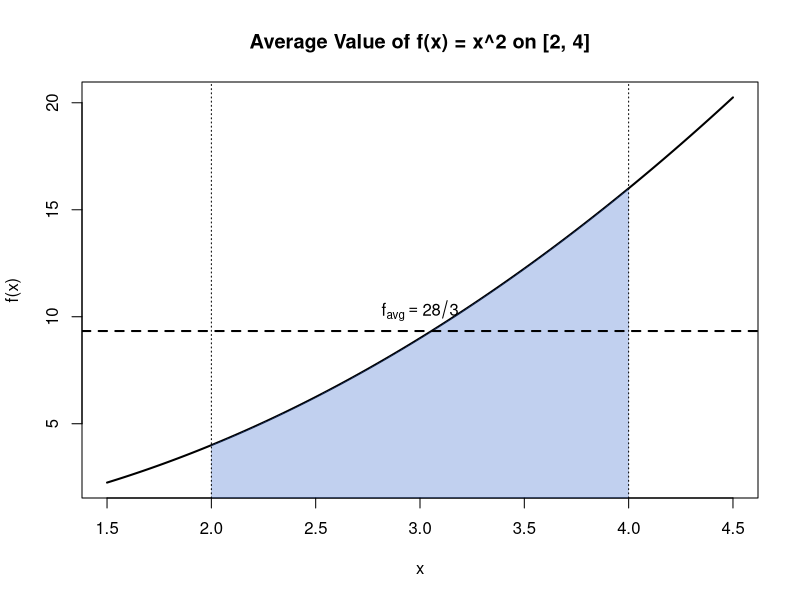
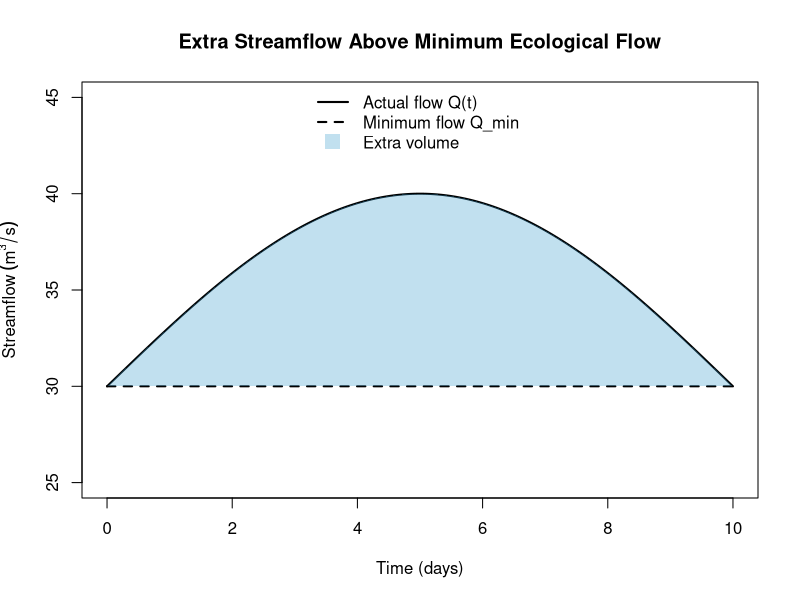
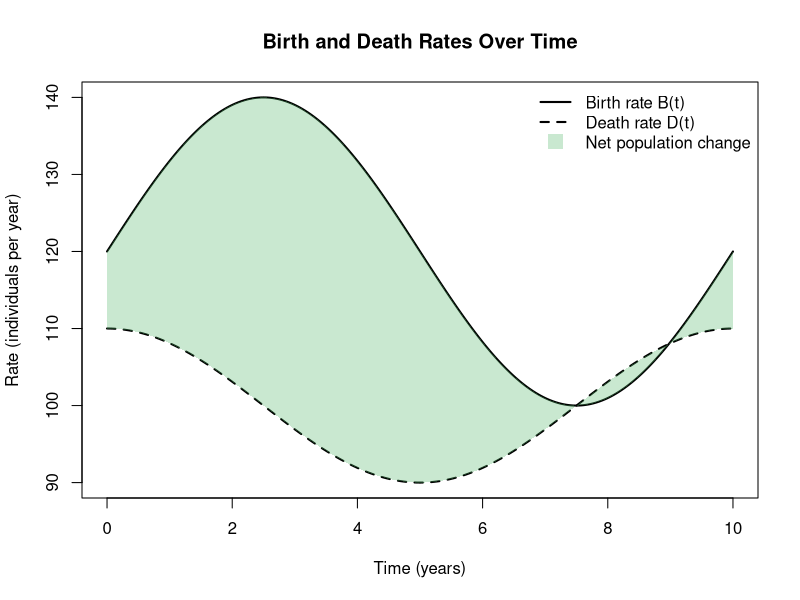
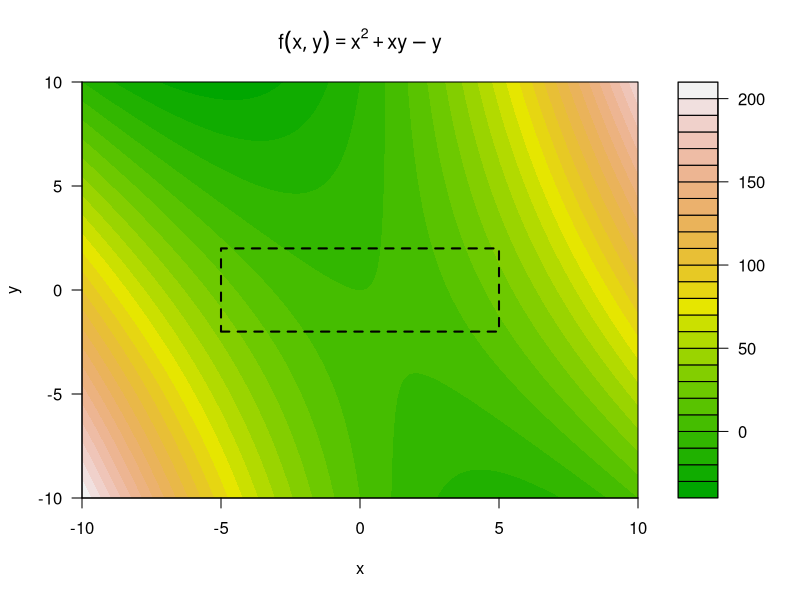
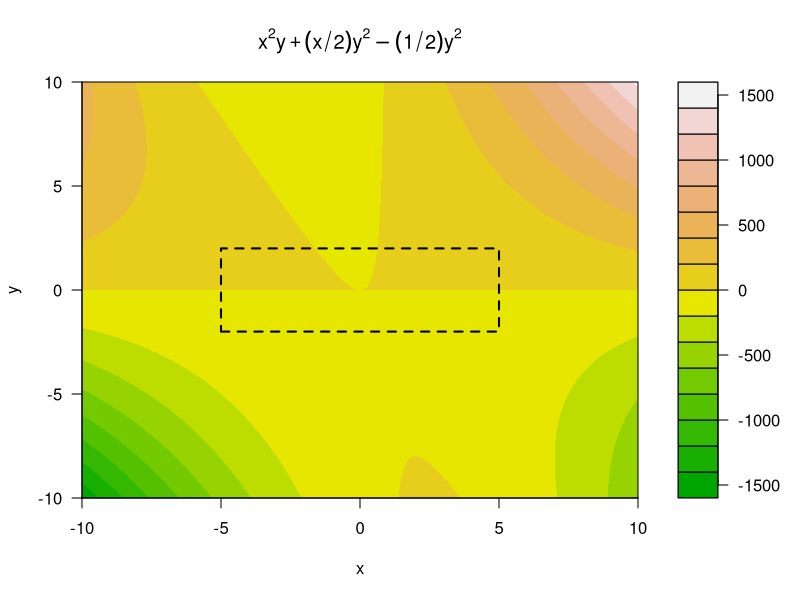
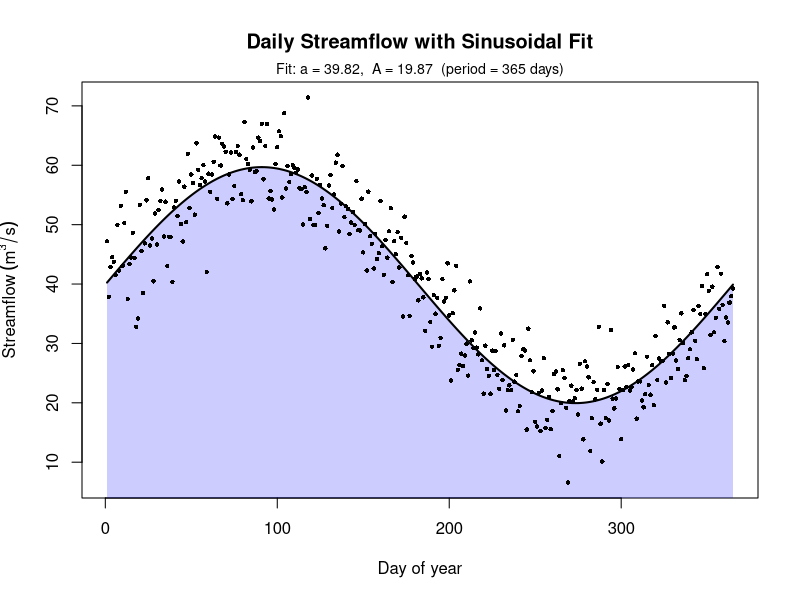
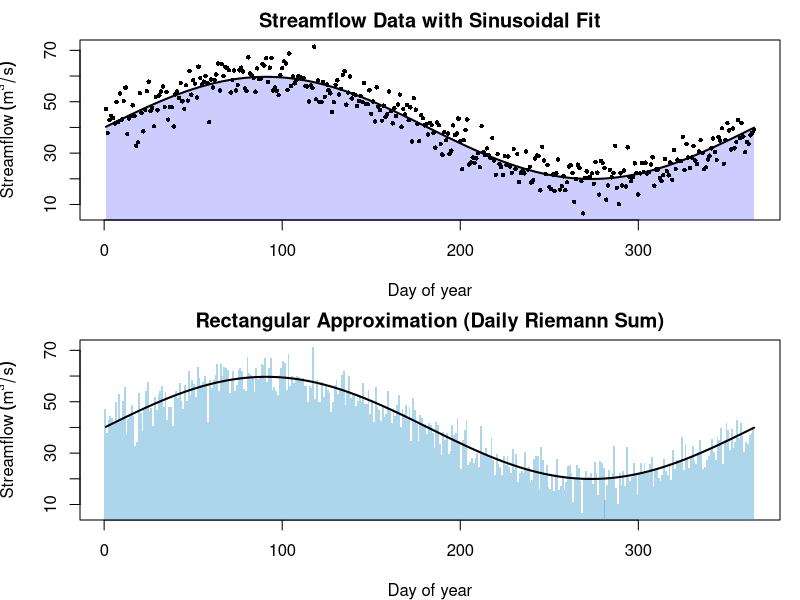

These figures' R source, in order:
## ---- chunk 1
# Example: Average value of f(x) = x^2 on [2, 4]

# Define the function
f <- function(x) {
  x^2
}

# Interval
a <- 2
b <- 4

# Compute the average value analytically
f_avg <- (1 / (b - a)) * ( (b^3 / 3) - (a^3 / 3) )

# Create a sequence of x values for plotting
x <- seq(1.5, 4.5, length.out = 500)
y <- f(x)

# Plot the function
plot(
  x, y,
  type = "l",
  lwd = 2,
  xlab = "x",
  ylab = "f(x)",
  main = "Average Value of f(x) = x^2 on [2, 4]"
)

# Shade the area under the curve on [2, 4]
x_shade <- seq(a, b, length.out = 300)
y_shade <- f(x_shade)

polygon(
  c(a, x_shade, b),
  c(0, y_shade, 0),
  col = rgb(0.2, 0.4, 0.8, 0.3),
  border = NA
)

# Add the average value as a dashed horizontal line
abline(
  h = f_avg,
  lty = 2,
  lwd = 2
)

# Add a vertical boundary lines for clarity
abline(v = c(a, b), lty = 3)

# Annotate the average value
text(
  x = 3,
  y = f_avg,
  labels = expression(f[avg] == 28/3),
  pos = 3
)
## ---- chunk 2
# Area Between Curves Example:
# Extra water above a minimum ecological flow

# Time in days
t <- seq(0, 10, length.out = 500)

# Define the functions (m^3/s)
Q <- function(t) {
  30 + 10 * sin(pi * t / 10)
}

Q_min <- function(t) {
  rep(30, length(t))
}

# Evaluate functions
Q_vals <- Q(t)
Qmin_vals <- Q_min(t)

# Plot the flow curves
plot(
  t, Q_vals,
  type = "l",
  lwd = 2,
  ylim = c(25, 45),
  xlab = "Time (days)",
  ylab = expression(Streamflow~(m^3/s)),
  main = "Extra Streamflow Above Minimum Ecological Flow"
)

lines(t, Qmin_vals, lwd = 2, lty = 2)

# Shade the area between the curves
polygon(
  c(t, rev(t)),
  c(Q_vals, rev(Qmin_vals)),
  col = rgb(0.2, 0.6, 0.8, 0.3),
  border = NA
)

# Add legend
legend(
  "top",
  legend = c("Actual flow Q(t)", "Minimum flow Q_min", "Extra volume"),
  lwd = c(2, 2, NA),
  lty = c(1, 2, NA),
  pch = c(NA, NA, 15),
  pt.cex = 2,
  col = c("black", "black", rgb(0.2, 0.6, 0.8, 0.3)),
  bty = "n"
)

# ---- Optional: compute the extra volume numerically ----

# Numerical integration (convert days to seconds)
extra_volume <- 86400 * integrate(
  function(t) Q(t) - 30,
  lower = 0,
  upper = 10
)$value






## ---- chunk 3

# Area Between Curves Example:
# Birth rate vs death rate over time

# Time in years
t <- seq(0, 10, length.out = 500)

# Define the rate functions (individuals per year)
B <- function(t) {
  120 + 20 * sin(pi * t / 5)
}

D <- function(t) {
  100 + 10 * cos(pi * t / 5)
}

# Evaluate the functions
B_vals <- B(t)
D_vals <- D(t)

# Plot the two curves
plot(
  t, B_vals,
  type = "l",
  lwd = 2,
  ylim = range(c(B_vals, D_vals)),
  xlab = "Time (years)",
  ylab = "Rate (individuals per year)",
  main = "Birth and Death Rates Over Time"
)

lines(t, D_vals, lwd = 2, lty = 2)

# Shade the area between the curves
polygon(
  c(t, rev(t)),
  c(B_vals, rev(D_vals)),
  col = rgb(0.3, 0.7, 0.4, 0.3),
  border = NA
)

# Add a legend
legend(
  "topright",
  legend = c("Birth rate B(t)", "Death rate D(t)", "Net population change"),
  lwd = c(2, 2, NA),
  lty = c(1, 2, NA),
  pch = c(NA, NA, 15),
  pt.cex = 2,
  col = c("black", "black", rgb(0.3, 0.7, 0.4, 0.3)),
  bty = "n"
)

# ---- Optional: compute net population change numerically ----

net_change <- integrate(
  function(t) B(t) - D(t),
  lower = 0,
  upper = 10
)$value


## ---- chunk 4
# Double integral example visualization
# f(x, y) = x^2 + x*y - y
# Plot over a larger window, with dashed bounds for the integration region
# Integration bounds: -5 <= x <= 5, -2 <= y <= 2

# Create a grid of x and y values (expanded plotting window)
x <- seq(-10, 10, length.out = 400)
y <- seq(-10, 10, length.out = 400)

grid <- expand.grid(x = x, y = y)

# Define the function
f <- function(x, y) {
  x^2 + x * y - y
}

# Evaluate the function on the grid
z <- matrix(f(grid$x, grid$y), nrow = length(x), ncol = length(y))

# Create a filled contour plot
filled.contour(
  x, y, z,
  color.palette = terrain.colors,
  xlab = "x",
  ylab = "y",
  main = expression(f(x, y) == x^2 + x*y - y),
  plot.axes = {
    axis(1)
    axis(2)

    # Dashed rectangle for the integration bounds: -5 <= x <= 5, -2 <= y <= 2
    rect(
      xleft = -5, ybottom = -2,
      xright =  5, ytop =  2,
      lwd = 2,
      lty = 2,
      border = "black"
    )
  }
)

# ---- Optional: numerical approximation over the integration region ----
# Restrict grid to the integration bounds
inside <- grid$x >= -5 & grid$x <= 5 & grid$y >= -2 & grid$y <= 2

# Turn z back into a vector aligned with grid rows
z_vec <- as.vector(z)

dx <- diff(x)[1]
dy <- diff(y)[1]

approx_integral <- sum(z_vec[inside]) * dx * dy
approx_integral


## ---- chunk 5
# Visualization of the antiderivative (no bounds, C = 0)
# Starting from f(x, y) = x^2 + x*y - y
# Integrated with respect to y:
# F(x, y) = x^2*y + (x/2)*y^2 - (1/2)*y^2

# Plot window (same as previous plot)
x <- seq(-10, 10, length.out = 400)
y <- seq(-10, 10, length.out = 400)

grid <- expand.grid(x = x, y = y)

# Antiderivative with respect to y (C = 0)
F <- function(x, y) {
  x^2 * y + (x / 2) * y^2 - (1 / 2) * y^2
}

# Evaluate on grid
z <- matrix(F(grid$x, grid$y), nrow = length(x), ncol = length(y))

# Filled contour plot of the antiderivative
filled.contour(
  x, y, z,
  color.palette = terrain.colors,
  xlab = "x",
  ylab = "y",
  main = expression(
    x^2*y + (x/2)*y^2 - (1/2)*y^2
  ),
  plot.axes = {
    axis(1)
    axis(2)
    
    # Dashed rectangle showing the region used previously:
    # -5 <= x <= 5, -2 <= y <= 2
    rect(
      xleft = -5, ybottom = -2,
      xright =  5, ytop =  2,
      lwd = 2,
      lty = 2,
      border = "black"
    )
  }
)


## ---- chunk 6
# Fit a sinusoidal function of the form:
# Q(day) = 40 + 20 * sin(2*pi*day/365)
# Plot data + fitted curve on the same axes, and shade area under the fitted curve.

set.seed(42)

# Data
day <- 1:365
streamflow <- 40 +
  20 * sin(2 * pi * day / 365) +
  rnorm(365, mean = 0, sd = 5)

streamflow_data <- data.frame(day = day, streamflow = streamflow)

# ---- Fit a sinusoid with known period (365 days) ----
# Use the identity:
# a + b*sin(w t) + c*cos(w t)  <=>  a + A*sin(w t + phi)
w <- 2 * pi / 365

fit <- lm(streamflow ~ sin(w * day) + cos(w * day), data = streamflow_data)

a <- coef(fit)[1]
b <- coef(fit)[2]
c <- coef(fit)[3]

# Convert (b, c) to amplitude/phase if you want them
A <- sqrt(b^2 + c^2)
phi <- atan2(c, b)

# Fitted curve on a dense grid
day_dense <- seq(1, 365, length.out = 1000)
flow_fit <- a + b * sin(w * day_dense) + c * cos(w * day_dense)

# ---- Plot raw data + fitted curve, shade under fitted curve ----
plot(
  streamflow_data$day,
  streamflow_data$streamflow,
  type = "p",
  pch = 16,
  cex = 0.6,
  xlab = "Day of year",
  ylab = expression(Streamflow~(m^3/s)),
  main = "Daily Streamflow with Sinusoidal Fit"
)

# Shade the area under the fitted curve in blue (down to y = 0)
polygon(
  c(day_dense, rev(day_dense)),
  c(flow_fit, rep(0, length(flow_fit))),
  col = rgb(0, 0, 1, 0.2),
  border = NA
)

# Draw the fitted curve on top
lines(day_dense, flow_fit, lwd = 2)

# Re-draw points on top so they remain visible
points(streamflow_data$day, streamflow_data$streamflow, pch = 16, cex = 0.6)

# Optional: annotate the fitted model parameters
mtext(
  paste0("Fit: a = ", round(a, 2), ",  A = ", round(A, 2), "  (period = 365 days)"),
  side = 3, line = 0.2, cex = 0.85
)

# If you want the fit explicitly in a + A*sin(w t + phi) form:
# a, A, phi (radians)
# print(c(a = a, A = A, phi = phi))


## ---- chunk 7
# Numerical integration visualization:
# Rectangular (Riemann sum) approximation using daily streamflow data

set.seed(42)

# Data
day <- 1:365
streamflow <- 40 +
  20 * sin(2 * pi * day / 365) +
  rnorm(365, mean = 0, sd = 5)

streamflow_data <- data.frame(day = day, streamflow = streamflow)

# ---- Set up two-panel plot ----
par(mfrow = c(2, 1), mar = c(4, 4, 2, 1))

# -------------------------------
# Top panel: data + fitted curve
# -------------------------------

w <- 2 * pi / 365
fit <- lm(streamflow ~ sin(w * day) + cos(w * day), data = streamflow_data)

a <- coef(fit)[1]
b <- coef(fit)[2]
c <- coef(fit)[3]

day_dense <- seq(1, 365, length.out = 1000)
flow_fit <- a + b * sin(w * day_dense) + c * cos(w * day_dense)

plot(
  streamflow_data$day,
  streamflow_data$streamflow,
  type = "p",
  pch = 16,
  cex = 0.6,
  xlab = "Day of year",
  ylab = expression(Streamflow~(m^3/s)),
  main = "Streamflow Data with Sinusoidal Fit"
)

polygon(
  c(day_dense, rev(day_dense)),
  c(flow_fit, rep(0, length(flow_fit))),
  col = rgb(0, 0, 1, 0.2),
  border = NA
)

lines(day_dense, flow_fit, lwd = 2)
points(streamflow_data$day, streamflow_data$streamflow, pch = 16, cex = 0.6)

# ----------------------------------------
# Bottom panel: rectangular approximation
# ----------------------------------------

plot(
  streamflow_data$day,
  streamflow_data$streamflow,
  type = "n",
  xlab = "Day of year",
  ylab = expression(Streamflow~(m^3/s)),
  main = "Rectangular Approximation (Daily Riemann Sum)"
)

# Width of each rectangle (1 day)
dx <- 1

# Draw rectangles (left-endpoint rule)
for (i in 1:length(day)) {
  rect(
    xleft  = day[i] - dx,
    ybottom = 0,
    xright = day[i],
    ytop   = streamflow[i],
    col = rgb(0.2, 0.6, 0.8, 0.4),
    border = NA
  )
}

# Overlay the fitted curve for reference
lines(day_dense, flow_fit, lwd = 2)

# Reset plotting layout
par(mfrow = c(1, 1))
